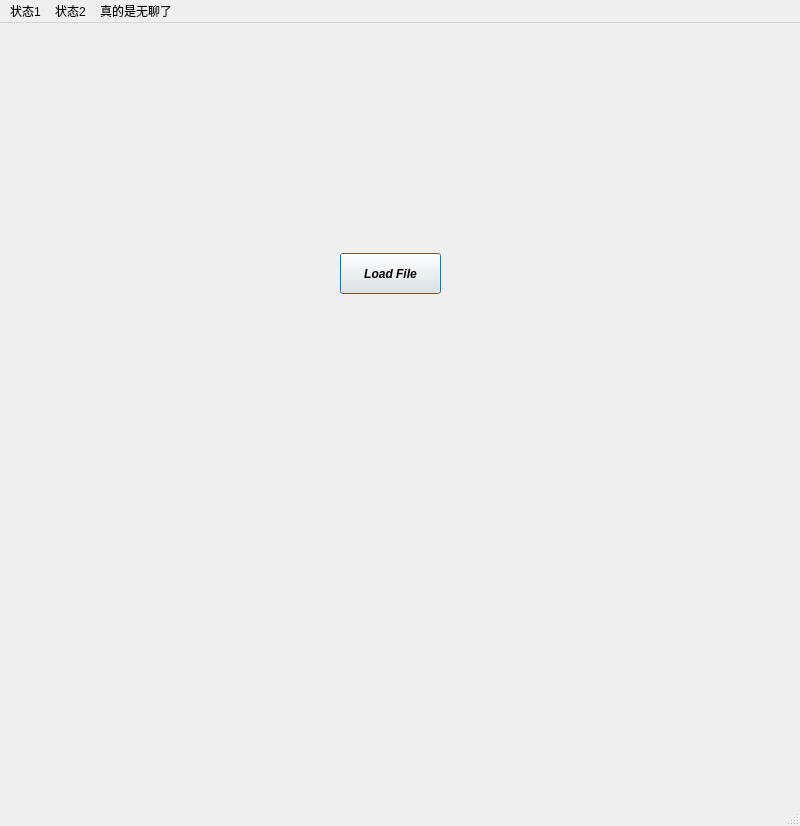
<?xml version="1.0" encoding="UTF-8"?>
<ui version="4.0">
 <class>MainWindow</class>
 <widget class="QMainWindow" name="MainWindow">
  <property name="geometry">
   <rect>
    <x>0</x>
    <y>0</y>
    <width>800</width>
    <height>826</height>
   </rect>
  </property>
  <property name="windowTitle">
   <string>MainWindow</string>
  </property>
  <widget class="QWidget" name="centralwidget">
   <widget class="QPushButton" name="LoadFile">
    <property name="enabled">
     <bool>true</bool>
    </property>
    <property name="geometry">
     <rect>
      <x>340</x>
      <y>230</y>
      <width>101</width>
      <height>41</height>
     </rect>
    </property>
    <property name="sizePolicy">
     <sizepolicy hsizetype="Expanding" vsizetype="Expanding">
      <horstretch>0</horstretch>
      <verstretch>0</verstretch>
     </sizepolicy>
    </property>
    <property name="font">
     <font>
      <italic>true</italic>
      <bold>true</bold>
     </font>
    </property>
    <property name="cursor">
     <cursorShape>PointingHandCursor</cursorShape>
    </property>
    <property name="autoFillBackground">
     <bool>false</bool>
    </property>
    <property name="text">
     <string>Load File</string>
    </property>
    <property name="autoDefault">
     <bool>false</bool>
    </property>
    <property name="default">
     <bool>true</bool>
    </property>
    <property name="flat">
     <bool>false</bool>
    </property>
   </widget>
  </widget>
  <widget class="QMenuBar" name="menubar">
   <property name="geometry">
    <rect>
     <x>0</x>
     <y>0</y>
     <width>800</width>
     <height>24</height>
    </rect>
   </property>
   <widget class="QMenu" name="menu_1">
    <property name="title">
     <string>状态1</string>
    </property>
    <addaction name="separator"/>
    <addaction name="actionwokao"/>
    <addaction name="actionniua"/>
   </widget>
   <widget class="QMenu" name="menu_2">
    <property name="title">
     <string>状态2</string>
    </property>
   </widget>
   <widget class="QMenu" name="menu">
    <property name="title">
     <string>真的是无聊了</string>
    </property>
    <addaction name="actionhahahahh"/>
   </widget>
   <addaction name="menu_1"/>
   <addaction name="menu_2"/>
   <addaction name="menu"/>
  </widget>
  <widget class="QStatusBar" name="statusbar"/>
  <action name="actionwokao">
   <property name="text">
    <string>wokao</string>
   </property>
  </action>
  <action name="actionniua">
   <property name="text">
    <string>niua</string>
   </property>
  </action>
  <action name="actionhahahahh">
   <property name="text">
    <string>hahahahh</string>
   </property>
  </action>
 </widget>
 <resources/>
 <connections/>
</ui>
